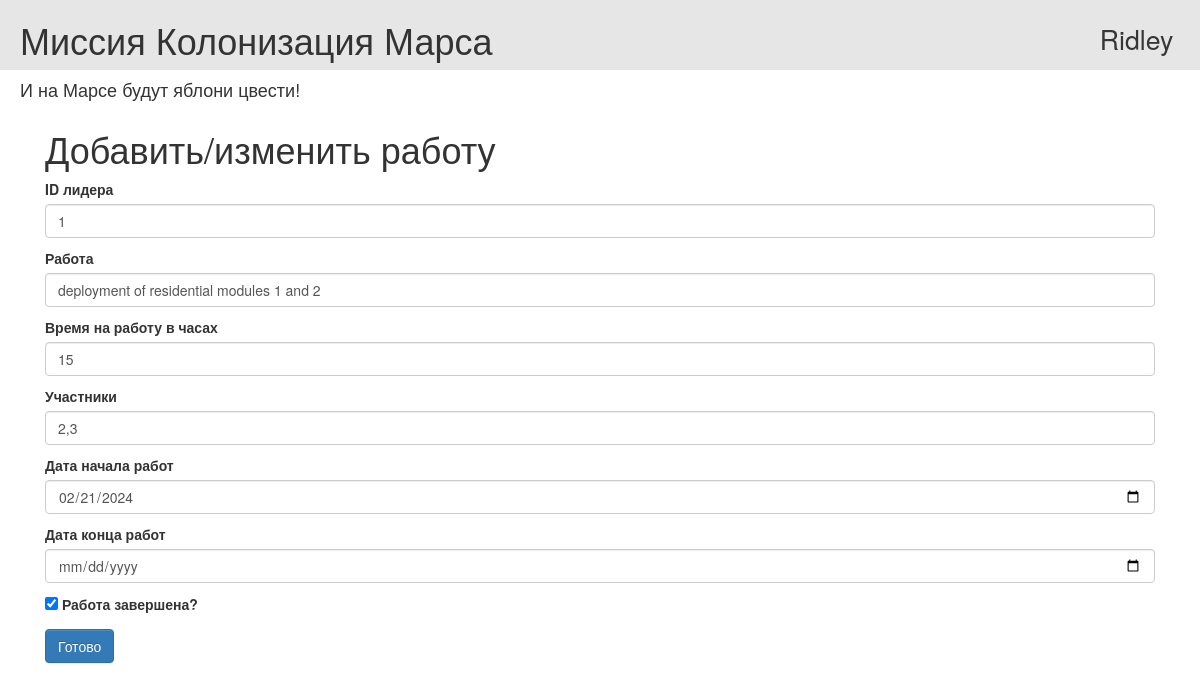
The app's page /job/1 (signed in), older data.
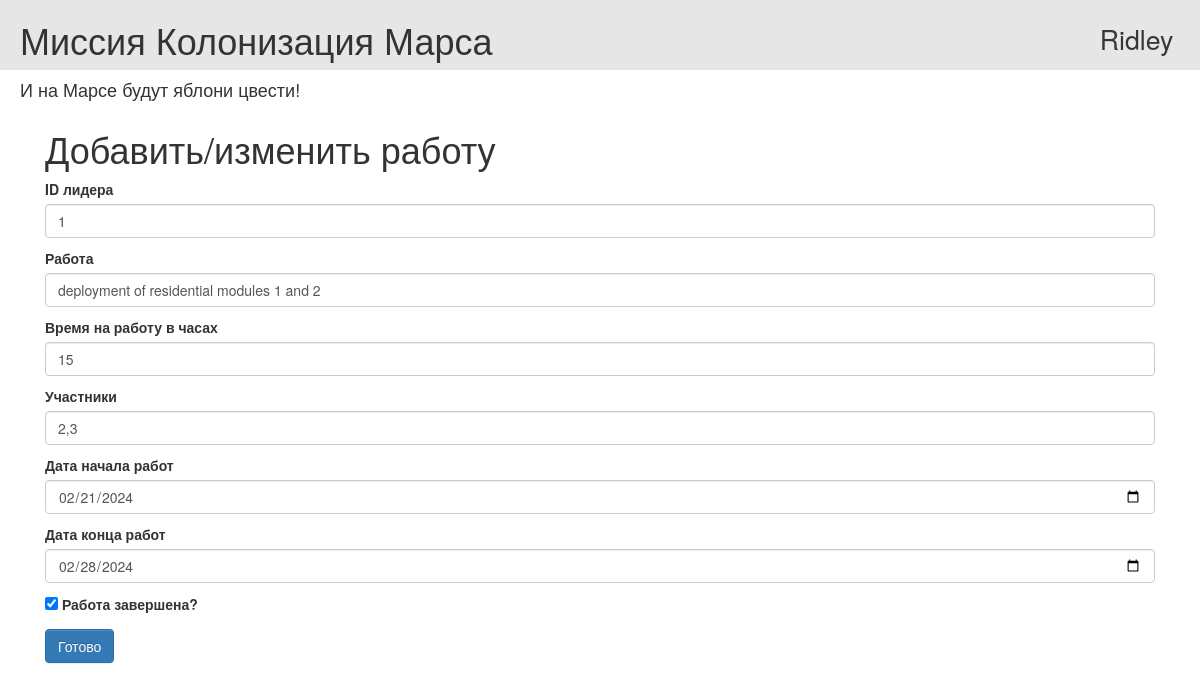
The same page, newer data.
### data/jobs.py (models this page shows)
class Job(SqlAlchemyBase, SerializerMixin):
    __tablename__ = 'jobs'
    id = sqlalchemy.Column(sqlalchemy.Integer,
                           primary_key=True, autoincrement=True)
    team_leader_id = sqlalchemy.Column(sqlalchemy.Integer,
                                       sqlalchemy.ForeignKey("users.id"))
    team_leader = orm.relationship('User')
    job = sqlalchemy.Column(sqlalchemy.String, nullable=True)
    work_size = sqlalchemy.Column(sqlalchemy.Integer, nullable=True)
    collaborators = sqlalchemy.Column(sqlalchemy.String, nullable=True)
    start_date = sqlalchemy.Column(sqlalchemy.DateTime, default=datetime.datetime.now())
    end_date = sqlalchemy.Column(sqlalchemy.DateTime)
    is_finished = sqlalchemy.Column(sqlalchemy.Boolean, default=False)

### main.py (the view, shortened to what this page needs)
@app.route('/job/<int:id>', methods=['GET', 'POST'])
@login_required
def edit_job(id: int):
    form = JobForm()
    if request.method == 'GET':
        db_sess = db_session.create_session()
        if current_user.id == 1:
            job = db_sess.query(Job).filter(Job.id == id).first()
        else:
            job = db_sess.query(Job).filter(Job.id == id,
                                                 Job.team_leader == current_user).first()
        if job:
            form.team_leader_id.data = job.team_leader_id
            form.job.data = job.job
            form.work_size.data = job.work_size
            form.collaborators.data = job.collaborators
            form.start_date.data = job.start_date
            form.end_date.data = job.end_date
            form.is_finished.data = job.is_finished
        else:
            abort(404)
    return render_template('add_job.html', title='Изменить работу', form=form)

### main.py
class JobForm(FlaskForm):
    team_leader_id = IntegerField('ID лидера', validators=[DataRequired()])
    job = StringField('Работа', validators=[DataRequired()])
    work_size = IntegerField('Время на работу в часах', validators=[DataRequired()])
    collaborators = StringField('Участники', validators=[DataRequired()])
    start_date = DateField('Дата начала работ', format='%Y-%m-%d')
    end_date = DateField('Дата конца работ', format='%Y-%m-%d')
    is_finished = BooleanField('Работа завершена?', default=False)
    submit = SubmitField("Готово")

### data/db_session.py (called while the page is built)
def create_session() -> Session:
    global __factory
    return __factory()

### main.py (called while the page is built)
@login_manager.user_loader
def load_user(user_id: int):
    db_sess = db_session.create_session()
    return db_sess.query(User).get(user_id)

### templates/add_job.html (shortened to what this page needs)
{% extends "base.html" %}
{% block content %}
    <h1>Добавить/изменить работу</h1>
    <form action="" method="post">
        {% for elem in [form.team_leader_id, form.job, form.work_size, form.collaborators, form.start_date, form.end_date] %}
            <p>
                {{ elem.label }}
                {{ elem(class="form-control") }}
            </p>
        {% endfor %}
        <p>{{ form.is_finished() }} {{ form.is_finished.label }}</p>
        <p>{{ form.submit(type="submit", class="btn btn-primary") }}</p>
    </form>
{% endblock %}

Row changes from the older to the newer data that the page shows:
changed Job "deployment of residential modules 1 and 2": end_date (not shown) → "02/28/2024"
